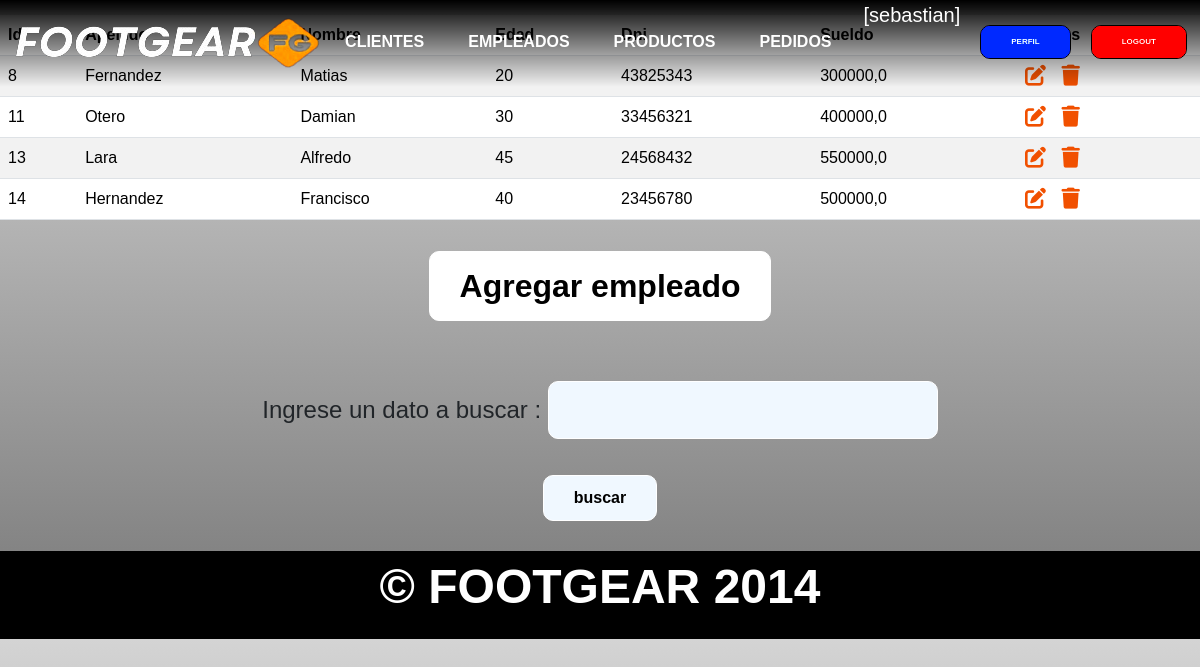
The page /empleados/ (signed in) on the database its author committed.
### aplicacion/models.py (models this page shows, shortened)
class Empleado(models.Model):
    nombre = models.CharField(max_length=50)
    apellido = models.CharField(max_length=50)
    edad = models.IntegerField()
    dni = models.IntegerField(unique=True)
    sueldo = models.FloatField()

### aplicacion/views.py (the view)
# urls.py: path('empleados/', empleados,name="empleados"),
@login_required
def empleados(request):
    formulario_empleado = EmpleadoForm()
    contexto = {
        'empleados': Empleado.objects.all(),
        'form': formulario_empleado
    }
    return render(request,"aplicacion/empleados.html",contexto)

### aplicacion/forms.py
class EmpleadoForm(forms.Form):
    nombre = forms.CharField(max_length=50,required=True)
    dni = forms.IntegerField(required=True)
    apellido = forms.CharField(max_length=50,required=True)
    edad = forms.IntegerField(required=True)
    sueldo = forms.FloatField(required=True)

### aplicacion/templates/aplicacion/empleados.html (shortened to what this page needs)
{% extends 'aplicacion/index.html' %}
{% block tabla_empleados %}
<div class="button_container">
    <table class="table table-striped table--empleados">
        <thead>
            <tr>
                <th>Id</th>
                <th>Apellido</th>
                <th>Nombre</th>
                <th>Edad</th>
                <th>Dni</th>
                <th>Sueldo</th>
                <th>Acciones</th>
            </tr>
        </thead>
        <tbody>
        {% for e in empleados %}
            <tr>
                <td>{{ e.id }}</td>
                <td>{{ e.apellido }}</td>
                <td>{{ e.nombre }}</td>
                <td>{{ e.edad }}</td>
                <td>{{ e.dni }}</td>
                <td>{{ e.sueldo}}</td>
                <td>
                    <a
                    href="{% url 'empleado_update' e.id %}"
                    class="btn edit-tables"
                    style="--bs-btn-padding-y: .25rem;"
                    >
                    </a>
                    <a
                    href="{% url 'empleado_delete' e.id %}"
                    class="btn delete-tables"
                    style="--bs-btn-padding-y: .25rem;"
                    >
                    </a>
                </td>
            </tr>
        {% endfor %}
        </tbody>
    </table>
</div>
{% endblock tabla_empleados %}
{% block formulario %}
<div class="button_container">
    <button  id="mostrarFormularioEmpleados">Agregar empleado</button>
</div>
{% endblock formulario %}
{% block busqueda %}
<form action="{% url 'encontrar_empleados' %}" method="get">
    <div class="form-table">
        <p class="search-text">Ingrese un dato a buscar : <input type="text" name= "buscar" id= "buscar"></p>
    </div>
    <div class="form">
        <input type="submit" value="buscar">
    </div>
</form>
{% endblock busqueda %}

### aplicacion/templates/aplicacion/index.html (shortened to what this page needs)
<!DOCTYPE html>
<html lang="en">
    <head>
        {% load static %}
        <link href="https://cdn.jsdelivr.net/npm/bootstrap@5.3.3/dist/css/bootstrap.min.css" rel="stylesheet">
        <link href="{% static 'css/styles.css' %}" rel="stylesheet"/>
        <link rel="stylesheet" href="https://cdnjs.cloudflare.com/ajax/libs/font-awesome/6.4.0/css/all.min.css">
    </head>
    <body>
        <header>
            <div class="container mask navigation">
                <nav>
                    <h1 class="">
                        <img class="logo" src="{% static 'assets/img/logo_footgear.png' %}" alt="">
                    </h1>
                    {% if user.is_authenticated %}
                        <a href="{% url 'clientes' %}">CLIENTES</a>
                        <a href="{% url 'empleados' %}">EMPLEADOS</a>
                        <a href="{% url 'productos' %}">PRODUCTOS</a>
                        <a href="{% url 'pedidos' %}">PEDIDOS</a>
                        <div>
                            <p  class="username">[{{user.username}}]</p>
                            <a href="{% url 'agregar_avatar' %}"><img class="avatar" src="{{request.session.avatar}}" height="40px" weight="40px"></a>
                        </div>
                            <form action="{% url 'perfil' %}">
                                <button type="submit" class="btn btn-success logout-button edit-button">PERFIL</button>
                            </form>
                        <form action="{% url 'logout' %}" method="post">
                                <button type="submit" class="btn btn-success logout-button">LOGOUT</button>
                            </form>
                    {% endif %}
                </nav>
            </div>
        </header>
{% block tabla_empleados %}
{% endblock tabla_empleados%}
{% block formulario %}
{% endblock formulario%}
{% block busqueda %}
{% endblock busqueda %}
        <footer>
            <p>&copy; FOOT<span class="orange-text">GEAR</span> 2014</p>
        </footer>
    </body>
</html>

### aplicacion/static/css/styles.css (style rules this page uses)
* { padding: 0; margin: 0; box-sizing: border-box; }
body { font-family: sans-serif; background-color: #000; background: linear-gradient(#d4d4d4,#454545); }
html { scroll-behavior: smooth; }
h1 { font-size: 2.5em; }
p { font-size: 1.25em; }
button , input,#buy_button { font-size: 1em; font-weight: bold; padding: 10px 30px; border-radius: 10px; border: 1px solid #fff; color: #000; background-color: #fff; }
.container { max-width: 700px; margin: auto; }
i,.edit-tables,.delete-tables { color: #f15000; background-color: transparent; border: none; font-size: 1.5em; margin-top: -30px; height: 0; width: 0; --bs-btn-padding-x: 0.5rem; }
header { background-color: transparent; flex-wrap: wrap; position: fixed; top: 0; right: 0; width: 100vw; z-index: 100; background: linear-gradient(to bottom, black ,transparent); }
header .container { display: flex; flex-direction: column; justify-content: center; align-items: center; }
header nav { display: flex; flex-direction: column; text-align: center; padding-bottom: 2px; }
header div nav a { padding: 5px 12px; text-decoration: none; color: white; font-weight: bolder; }
header .navigation { background-image: url(../assets/img/75496e55be60c1cbf480d6e76bd11ec4.jpg); filter: saturate(2); background-position: center center; background-repeat: no-repeat; background-size: cover; }
.logout-button { margin-top: 25px; background-color:rgb(219, 0, 0); color: rgb(255, 255, 255); font-size: 0.5em; font-weight: bold; padding: 10px 30px; border-radius: 10px; border: 1px solid black; }
.username { color: #ffffff; margin-right: 20px; margin-bottom: 10px; }
.edit-button { margin-right: 20px; background-color:rgb(0, 44, 219); font-size: 0.5em; }
.button_container { display: flex; flex-direction: column; align-items: center; justify-items: center; margin-top: 15px; }
footer { margin-top: 30px; background-color: #000000; display: flex; flex-direction: column; justify-items: center; align-items: center; }
footer p { font-weight: bold; color: white; }
.table { background-color: aliceblue; color: #000000; border-spacing: 30px; }
thead { background-color: aliceblue; color: #000000; }
td { padding: 8px; }
input { background-color: aliceblue; color: #000000; }
.search-text { margin-top: 30px; font-size: 1.5em; }
.form { display: flex; justify-content: center; width: 100%; }
.form input { margin-top: 20px; }
.form-table { display: flex; justify-items: center; justify-content: center; align-items: center; width: 100%; }
@media (min-width: 775px) { body { background: linear-gradient(#d4d4d4,#777777); background-position: center center; background-repeat: repeat; background-size: cover; } }
@media (min-width: 775px) { header .container { max-width: none; background: #000; } }
@media (min-width: 775px) { header nav { flex-direction: row; justify-content: space-around; } }
@media (min-width: 775px) { header .navigation { background-image: none; background-color: transparent; background: transparent; } }
@media (min-width: 775px) { button,#buy_button { font-size: 2em; } }
@media (min-width: 775px) { footer p { font-size: 3em; } }
@media (min-width: 775px) { header div nav a { padding: 20px 12px; margin-right: 20px; font-size: 1.5em; } }
@media (min-width: 775px) { header h1 { font-size: 4em; } }
@media (min-width: 775px) { .search-text { margin-top: 60px; } }
@media (min-width: 775px) { i,.edit-tables,.delete-tables { padding-top: 20px; height: 2em; --bs-btn-padding-x: 1rem; } }

### rows shown on the page
Empleado: id "8", apellido "Fernandez", nombre "Matias", edad "20", dni "43825343", sueldo "300000,0"
Empleado: id "11", apellido "Otero", nombre "Damian", edad "30", dni "33456321", sueldo "400000,0"
Empleado: id "13", apellido "Lara", nombre "Alfredo", edad "45", dni "24568432", sueldo "550000,0"
Empleado: id "14", apellido "Hernandez", nombre "Francisco", edad "40", dni "23456780", sueldo "500000,0"

### other values the page prints
{{ user.username }} "sebastian"
